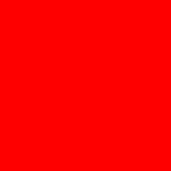
#> input picture imagens/vermelho_claro.jpg, 171 x 171 px, shrunk from 512 x 512 before the run; the run also reads 1 picture not shown here
$ python q3.py
#> lines starting #> are read from the running program, lines starting #| are printed output that depends on the picture
### q1.py
from PIL import Image

def rgb_to_hsb(rgb):
    r,g,b = rgb
    r /= 255.0
    g /= 255.0
    b /= 255.0
    max_val = max(r,g,b)
    min_val = min(r,g,b)

    if max_val == min_val:
        h = 0
    elif g == max_val:
        h = (60*(b-r))/(max_val-min_val) + 120
    elif b == max_val:
        h = (60*(r-g))/(max_val-min_val) + 240
    elif g >= b:
        h = (60*(g-b))/(max_val-min_val)
    else: #Quando R = MAX e G < B
        h = (60*(g-b))/(max_val-min_val) + 360

    if max_val == 0:
        s = 0
    else:
        s = 1-(min_val/max_val)

    return [round(h,2),round(100*s,2),round(100*max_val,2)]

def hsb_to_rgb(hsb):
    h, s, b = hsb
    s /= 100
    b /= 100

    h /= 60.0
    sector_pos = h % 6
    h1 = int(sector_pos)

    f = sector_pos - h1
    p = b *(1-s)
    q = b * (1-f*s)
    t = b * (1 - (1-f)*s)

    if not h1:
        ret = [b,t,p]
    elif h1 == 1:
        ret = [q,b,p]
    elif h1 == 2:
        ret = [p,b,t]
    elif h1 == 3:
        ret = [p,q,b]
    elif h1 == 4:
        ret = [t,p,b]
    elif h1 == 5:
        ret = [b,p,q]

    return [round(255*x) for x in ret]

# [22 lines left out: function testa_q1, not called in this run]

# [4 lines that do not run on import are left out]

### q3.py
from PIL import Image
from q1 import rgb_to_hsb, hsb_to_rgb

def aplica_saturacao(path_1,path_2):
#> called with path_1 = 'imagens/vermelho_claro.jpg', path_2 = 'imagens/azul_cinzado.jpg'
    img_giver = Image.open(path_1)
#> img_giver is the input picture: PIL image 171x171 RGB; mean R, G, B 254, 0, 0
    img_receiver = Image.open(path_2)
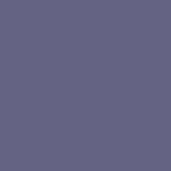
#> input picture imagens/azul_cinzado.jpg, 171 x 171 px, shrunk from 512 x 512 before the run
#> img_receiver is the input picture: PIL image 171x171 RGB; mean R, G, B 100, 99, 130

    pixels_giver = img_giver.load()
    pixels_receiver = img_receiver.load()

    # Ambas possuem as mesmas dimensões
    w, h = img_giver.size
#> w = 171; h = 171
    new_image = []

    for y in range(w):
        for x in range(h):
            # Pega saturação do pixel da imagem 1 e coloca no HSB da imagem 2
            giv_sat = rgb_to_hsb(pixels_giver[x,y])[1]
            rec_h, rec_s, rec_b = rgb_to_hsb(pixels_receiver[x,y])
            new_image.append(tuple(hsb_to_rgb([rec_h, giv_sat, rec_b])))

    image = Image.new("RGB", (w, h))
#> image: PIL image 171x171 RGB; every value is 0
    image.putdata(new_image)
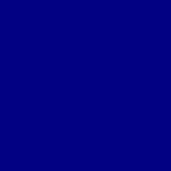
#> image: PIL image 171x171 RGB; mean R, G, B 4, 0, 130

    image.show()

if __name__ == '__main__':
    aplica_saturacao('imagens/vermelho_claro.jpg','imagens/azul_cinzado.jpg')
    aplica_saturacao('imagens/azul_cinzado.jpg','imagens/vermelho_claro.jpg')
#> call 2 of aplica_saturacao, with path_1 = 'imagens/azul_cinzado.jpg', path_2 = 'imagens/vermelho_claro.jpg'
#> in aplica_saturacao (call 2), `image.putdata(new_image)`:
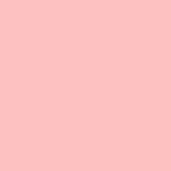
#> image: PIL image 171x171 RGB; mean R, G, B 254, 193, 193
    aplica_saturacao('imagens/azul_cinzado.jpg','imagens/babuino.png')
#> call 3 of aplica_saturacao, with path_1 = 'imagens/azul_cinzado.jpg', path_2 = 'imagens/babuino.png'
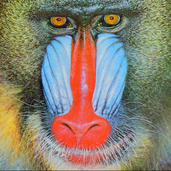
#> input picture imagens/babuino.png, 171 x 171 px, shrunk from 512 x 512 before the run
#> in aplica_saturacao, img_receiver is the input picture: PIL image 171x171 RGB; mean R, G, B 137.5, 128.9, 113.2
#> in aplica_saturacao (call 3), `image.putdata(new_image)`:
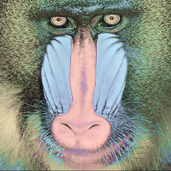
#> image: PIL image 171x171 RGB; mean R, G, B 140.6, 143.9, 132.7
    aplica_saturacao('imagens/vermelho_claro.jpg','imagens/babuino.png')
#> call 4 of aplica_saturacao, with path_1 = 'imagens/vermelho_claro.jpg', path_2 = 'imagens/babuino.png'
#> in aplica_saturacao (call 4), `image.putdata(new_image)`:
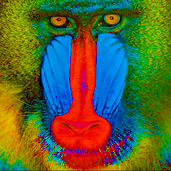
#> image: PIL image 171x171 RGB; mean R, G, B 86.4, 99.9, 52.9
    aplica_saturacao('imagens/cinza.jpg','imagens/babuino.png')
#> in aplica_saturacao (call 5), `image.putdata(new_image)`:
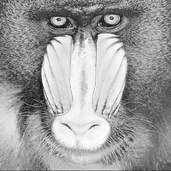
#> image: PIL image 171x171 RGB; min 14, max 255, mean 157.6
    aplica_saturacao('imagens/cinza.jpg','imagens/vermelho_claro.jpg')
#> in aplica_saturacao (call 6), `image.putdata(new_image)`: image: PIL image 171x171 RGB; every value is 254
    aplica_saturacao('imagens/cinza.jpg','imagens/azul_cinzado.jpg')
#> in aplica_saturacao (call 7), `image.putdata(new_image)`: image: PIL image 171x171 RGB; every value is 130
